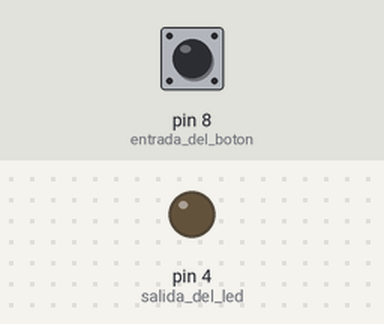
Bench run of a sketch on a simulated Arduino Uno, built with avr-gcc and run on an emulated ATmega328P. Parts: output pins drawn as LEDs (lit = HIGH). The inputs (shaded band) are chosen by the test bench; at power-on: pin 8 (entrada_del_boton) LOW.

Above: at 1.2 s.
1.3 s: pin 8 (entrada_del_boton) pulled HIGH for 0.15 s
At 1.37 s:
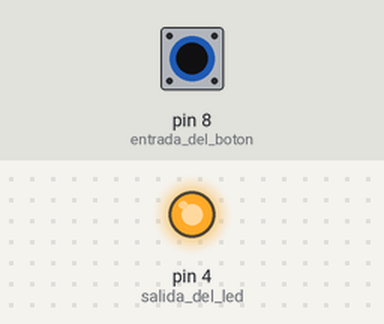
2.9 s: pin 8 (entrada_del_boton) pulled HIGH for 3.2 s
At 7.2 s:
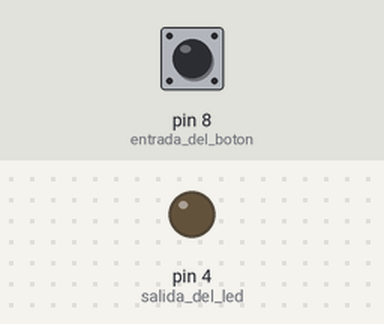
Timing chart, 0 to 8.7 s (numbered marks = the images above; inputs shaded):
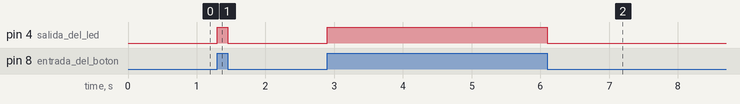

The sketch:

encender_led_con_boton.ino
```cpp
/*
2-recistencias de 220 ohm
1-led 5mm
1-boton
*/
int boton = 0;//0[low] = apagado | 1[high] = encendido

void setup(){
  pinMode(8,INPUT);//entrada del boton
  pinMode(4,OUTPUT);//salida del led
}
void loop(){
  boton = digitalRead(8);//lectura del estado del boton

  if(boton==HIGH){
    digitalWrite(4,HIGH);
  }
  else{
    digitalWrite(4,LOW);
  }
}
```

Measured:
- after the input at 1.3 s, pin 4 (salida_del_led): LOW → HIGH at once, → LOW 0.15 s later
- after the input at 2.9 s, pin 4 (salida_del_led): LOW → HIGH at once, → LOW 3.2 s later
